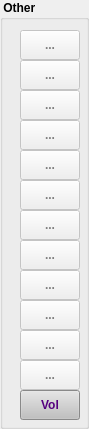
    <widget class="QGroupBox" name="bgOtherBox">
     <property name="palette">
      <palette>
       <active>
        <colorrole role="ButtonText">
         <brush brushstyle="SolidPattern">
          <color alpha="255">
           <red>85</red>
           <green>0</green>
           <blue>127</blue>
          </color>
         </brush>
        </colorrole>
       </active>
       <inactive>
        <colorrole role="ButtonText">
         <brush brushstyle="SolidPattern">
          <color alpha="255">
           <red>85</red>
           <green>0</green>
           <blue>127</blue>
          </color>
         </brush>
        </colorrole>
       </inactive>
       <disabled>
        <colorrole role="ButtonText">
         <brush brushstyle="SolidPattern">
          <color alpha="255">
           <red>128</red>
           <green>128</green>
           <blue>128</blue>
          </color>
         </brush>
        </colorrole>
       </disabled>
      </palette>
     </property>
     <property name="font">
      <font>
       <weight>75</weight>
       <bold>true</bold>
      </font>
     </property>
     <property name="title">
      <string> Other </string>
     </property>
     <widget class="QPushButton" name="pbA_2">
      <property name="enabled">
       <bool>false</bool>
      </property>
      <property name="geometry">
       <rect>
        <x>20</x>
        <y>60</y>
        <width>60</width>
        <height>30</height>
       </rect>
      </property>
      <property name="text">
       <string>...</string>
      </property>
      <property name="checkable">
       <bool>true</bool>
      </property>
      <property name="buttonGroupId" stdset="0">
       <number>2</number>
      </property>
     </widget>
     <widget class="QPushButton" name="pbA_9">
      <property name="enabled">
       <bool>false</bool>
      </property>
      <property name="geometry">
       <rect>
        <x>20</x>
        <y>270</y>
        <width>60</width>
        <height>30</height>
       </rect>
      </property>
      <property name="text">
       <string>...</string>
      </property>
      <property name="checkable">
       <bool>true</bool>
      </property>
      <property name="buttonGroupId" stdset="0">
       <number>9</number>
      </property>
     </widget>
     <widget class="QPushButton" name="pbA_4">
      <property name="enabled">
       <bool>false</bool>
      </property>
      <property name="geometry">
       <rect>
        <x>20</x>
        <y>120</y>
        <width>60</width>
        <height>30</height>
       </rect>
      </property>
      <property name="text">
       <string>...</string>
      </property>
      <property name="checkable">
       <bool>true</bool>
      </property>
      <property name="buttonGroupId" stdset="0">
       <number>4</number>
      </property>
     </widget>
     <widget class="QPushButton" name="pbA_10">
      <property name="enabled">
       <bool>false</bool>
      </property>
      <property name="geometry">
       <rect>
        <x>20</x>
        <y>300</y>
        <width>60</width>
        <height>30</height>
       </rect>
      </property>
      <property name="text">
       <string>...</string>
      </property>
      <property name="checkable">
       <bool>true</bool>
      </property>
      <property name="buttonGroupId" stdset="0">
       <number>10</number>
      </property>
     </widget>
     <widget class="QPushButton" name="pbA_6">
      <property name="enabled">
       <bool>false</bool>
      </property>
      <property name="geometry">
       <rect>
        <x>20</x>
        <y>180</y>
        <width>60</width>
        <height>30</height>
       </rect>
      </property>
      <property name="text">
       <string>...</string>
      </property>
      <property name="checkable">
       <bool>true</bool>
      </property>
      <property name="buttonGroupId" stdset="0">
       <number>6</number>
      </property>
     </widget>
     <widget class="QPushButton" name="pbA_3">
      <property name="enabled">
       <bool>false</bool>
      </property>
      <property name="geometry">
       <rect>
        <x>20</x>
        <y>90</y>
        <width>60</width>
        <height>30</height>
       </rect>
      </property>
      <property name="text">
       <string>...</string>
      </property>
      <property name="checkable">
       <bool>true</bool>
      </property>
      <property name="buttonGroupId" stdset="0">
       <number>3</number>
      </property>
     </widget>
     <widget class="QPushButton" name="pbA_5">
      <property name="enabled">
       <bool>false</bool>
      </property>
      <property name="geometry">
       <rect>
        <x>20</x>
        <y>150</y>
        <width>60</width>
        <height>30</height>
       </rect>
      </property>
      <property name="text">
       <string>...</string>
      </property>
      <property name="checkable">
       <bool>true</bool>
      </property>
      <property name="buttonGroupId" stdset="0">
       <number>5</number>
      </property>
     </widget>
     <widget class="QPushButton" name="pbA_0">
      <property name="geometry">
       <rect>
        <x>20</x>
        <y>390</y>
        <width>60</width>
        <height>30</height>
       </rect>
      </property>
      <property name="palette">
       <palette>
        <active>
         <colorrole role="WindowText">
          <brush brushstyle="SolidPattern">
           <color alpha="255">
            <red>0</red>
            <green>0</green>
            <blue>0</blue>
           </color>
          </brush>
         </colorrole>
         <colorrole role="Button">
          <brush brushstyle="SolidPattern">
           <color alpha="255">
            <red>192</red>
            <green>192</green>
            <blue>192</blue>
           </color>
          </brush>
         </colorrole>
         <colorrole role="Light">
          <brush brushstyle="SolidPattern">
           <color alpha="255">
            <red>255</red>
            <green>255</green>
            <blue>255</blue>
           </color>
          </brush>
         </colorrole>
         <colorrole role="Midlight">
          <brush brushstyle="SolidPattern">
           <color alpha="255">
            <red>223</red>
            <green>223</green>
            <blue>223</blue>
           </color>
          </brush>
         </colorrole>
         <colorrole role="Dark">
          <brush brushstyle="SolidPattern">
           <color alpha="255">
            <red>96</red>
            <green>96</green>
            <blue>96</blue>
           </color>
          </brush>
         </colorrole>
         <colorrole role="Mid">
          <brush brushstyle="SolidPattern">
           <color alpha="255">
            <red>55</red>
            <green>128</green>
            <blue>0</blue>
           </color>
          </brush>
         </colorrole>
         <colorrole role="Text">
          <brush brushstyle="SolidPattern">
           <color alpha="255">
            <red>0</red>
            <green>0</green>
            <blue>0</blue>
           </color>
          </brush>
         </colorrole>
         <colorrole role="BrightText">
          <brush brushstyle="SolidPattern">
           <color alpha="255">
            <red>255</red>
            <green>255</green>
            <blue>255</blue>
           </color>
          </brush>
         </colorrole>
         <colorrole role="ButtonText">
          <brush brushstyle="SolidPattern">
           <color alpha="255">
            <red>85</red>
            <green>0</green>
            <blue>127</blue>
           </color>
          </brush>
         </colorrole>
         <colorrole role="Base">
          <brush brushstyle="SolidPattern">
           <color alpha="255">
            <red>255</red>
            <green>255</green>
            <blue>255</blue>
           </color>
          </brush>
         </colorrole>
         <colorrole role="Window">
          <brush brushstyle="SolidPattern">
           <color alpha="255">
            <red>192</red>
            <green>192</green>
            <blue>192</blue>
           </color>
          </brush>
         </colorrole>
         <colorrole role="Shadow">
          <brush brushstyle="SolidPattern">
           <color alpha="255">
            <red>0</red>
            <green>0</green>
            <blue>0</blue>
           </color>
          </brush>
         </colorrole>
         <colorrole role="Highlight">
          <brush brushstyle="SolidPattern">
           <color alpha="255">
            <red>0</red>
            <green>128</green>
            <blue>128</blue>
           </color>
          </brush>
         </colorrole>
         <colorrole role="HighlightedText">
          <brush brushstyle="SolidPattern">
           <color alpha="255">
            <red>255</red>
            <green>255</green>
            <blue>255</blue>
           </color>
          </brush>
         </colorrole>
         <colorrole role="Link">
          <brush brushstyle="SolidPattern">
           <color alpha="255">
            <red>0</red>
            <green>0</green>
            <blue>0</blue>
           </color>
          </brush>
         </colorrole>
         <colorrole role="LinkVisited">
          <brush brushstyle="SolidPattern">
           <color alpha="255">
            <red>0</red>
            <green>0</green>
            <blue>0</blue>
           </color>
          </brush>
         </colorrole>
        </active>
        <inactive>
         <colorrole role="WindowText">
          <brush brushstyle="SolidPattern">
           <color alpha="255">
            <red>0</red>
            <green>0</green>
            <blue>0</blue>
           </color>
          </brush>
         </colorrole>
         <colorrole role="Button">
          <brush brushstyle="SolidPattern">
           <color alpha="255">
            <red>192</red>
            <green>192</green>
            <blue>192</blue>
           </color>
          </brush>
         </colorrole>
         <colorrole role="Light">
          <brush brushstyle="SolidPattern">
           <color alpha="255">
            <red>255</red>
            <green>255</green>
            <blue>255</blue>
           </color>
          </brush>
         </colorrole>
         <colorrole role="Midlight">
          <brush brushstyle="SolidPattern">
           <color alpha="255">
            <red>220</red>
            <green>220</green>
            <blue>220</blue>
           </color>
          </brush>
         </colorrole>
         <colorrole role="Dark">
          <brush brushstyle="SolidPattern">
           <color alpha="255">
            <red>96</red>
            <green>96</green>
            <blue>96</blue>
           </color>
          </brush>
         </colorrole>
         <colorrole role="Mid">
          <brush brushstyle="SolidPattern">
           <color alpha="255">
            <red>55</red>
            <green>128</green>
            <blue>0</blue>
           </color>
          </brush>
         </colorrole>
         <colorrole role="Text">
          <brush brushstyle="SolidPattern">
           <color alpha="255">
            <red>0</red>
            <green>0</green>
            <blue>0</blue>
           </color>
          </brush>
         </colorrole>
         <colorrole role="BrightText">
          <brush brushstyle="SolidPattern">
           <color alpha="255">
            <red>255</red>
            <green>255</green>
            <blue>255</blue>
           </color>
          </brush>
         </colorrole>
         <colorrole role="ButtonText">
          <brush brushstyle="SolidPattern">
           <color alpha="255">
            <red>85</red>
            <green>0</green>
            <blue>127</blue>
           </color>
          </brush>
         </colorrole>
         <colorrole role="Base">
          <brush brushstyle="SolidPattern">
           <color alpha="255">
            <red>255</red>
            <green>255</green>
            <blue>255</blue>
           </color>
          </brush>
         </colorrole>
         <colorrole role="Window">
          <brush brushstyle="SolidPattern">
           <color alpha="255">
            <red>192</red>
            <green>192</green>
            <blue>192</blue>
           </color>
          </brush>
         </colorrole>
         <colorrole role="Shadow">
          <brush brushstyle="SolidPattern">
           <color alpha="255">
            <red>0</red>
            <green>0</green>
            <blue>0</blue>
           </color>
          </brush>
         </colorrole>
         <colorrole role="Highlight">
          <brush brushstyle="SolidPattern">
           <color alpha="255">
            <red>0</red>
            <green>128</green>
            <blue>128</blue>
           </color>
          </brush>
         </colorrole>
         <colorrole role="HighlightedText">
          <brush brushstyle="SolidPattern">
           <color alpha="255">
            <red>255</red>
            <green>255</green>
            <blue>255</blue>
           </color>
          </brush>
         </colorrole>
         <colorrole role="Link">
          <brush brushstyle="SolidPattern">
           <color alpha="255">
            <red>0</red>
            <green>0</green>
            <blue>0</blue>
           </color>
          </brush>
         </colorrole>
         <colorrole role="LinkVisited">
          <brush brushstyle="SolidPattern">
           <color alpha="255">
            <red>0</red>
            <green>0</green>
            <blue>0</blue>
           </color>
          </brush>
         </colorrole>
        </inactive>
        <disabled>
         <colorrole role="WindowText">
          <brush brushstyle="SolidPattern">
           <color alpha="255">
            <red>128</red>
            <green>128</green>
            <blue>128</blue>
           </color>
          </brush>
         </colorrole>
         <colorrole role="Button">
          <brush brushstyle="SolidPattern">
           <color alpha="255">
            <red>192</red>
            <green>192</green>
            <blue>192</blue>
           </color>
          </brush>
         </colorrole>
         <colorrole role="Light">
          <brush brushstyle="SolidPattern">
           <color alpha="255">
            <red>255</red>
            <green>255</green>
            <blue>255</blue>
           </color>
          </brush>
         </colorrole>
         <colorrole role="Midlight">
          <brush brushstyle="SolidPattern">
           <color alpha="255">
            <red>220</red>
            <green>220</green>
            <blue>220</blue>
           </color>
          </brush>
         </colorrole>
         <colorrole role="Dark">
          <brush brushstyle="SolidPattern">
           <color alpha="255">
            <red>96</red>
            <green>96</green>
            <blue>96</blue>
           </color>
          </brush>
         </colorrole>
         <colorrole role="Mid">
          <brush brushstyle="SolidPattern">
           <color alpha="255">
            <red>55</red>
            <green>128</green>
            <blue>0</blue>
           </color>
          </brush>
         </colorrole>
         <colorrole role="Text">
          <brush brushstyle="SolidPattern">
           <color alpha="255">
            <red>0</red>
            <green>0</green>
            <blue>0</blue>
           </color>
          </brush>
         </colorrole>
         <colorrole role="BrightText">
          <brush brushstyle="SolidPattern">
           <color alpha="255">
            <red>255</red>
            <green>255</green>
            <blue>255</blue>
           </color>
          </brush>
         </colorrole>
         <colorrole role="ButtonText">
          <brush brushstyle="SolidPattern">
           <color alpha="255">
            <red>85</red>
            <green>0</green>
            <blue>127</blue>
           </color>
          </brush>
         </colorrole>
         <colorrole role="Base">
          <brush brushstyle="SolidPattern">
           <color alpha="255">
            <red>255</red>
            <green>255</green>
            <blue>255</blue>
           </color>
          </brush>
         </colorrole>
         <colorrole role="Window">
          <brush brushstyle="SolidPattern">
           <color alpha="255">
            <red>192</red>
            <green>192</green>
            <blue>192</blue>
           </color>
          </brush>
         </colorrole>
         <colorrole role="Shadow">
          <brush brushstyle="SolidPattern">
           <color alpha="255">
            <red>0</red>
            <green>0</green>
            <blue>0</blue>
           </color>
          </brush>
         </colorrole>
         <colorrole role="Highlight">
          <brush brushstyle="SolidPattern">
           <color alpha="255">
            <red>0</red>
            <green>128</green>
            <blue>128</blue>
           </color>
          </brush>
         </colorrole>
         <colorrole role="HighlightedText">
          <brush brushstyle="SolidPattern">
           <color alpha="255">
            <red>255</red>
            <green>255</green>
            <blue>255</blue>
           </color>
          </brush>
         </colorrole>
         <colorrole role="Link">
          <brush brushstyle="SolidPattern">
           <color alpha="255">
            <red>0</red>
            <green>0</green>
            <blue>0</blue>
           </color>
          </brush>
         </colorrole>
         <colorrole role="LinkVisited">
          <brush brushstyle="SolidPattern">
           <color alpha="255">
            <red>0</red>
            <green>0</green>
            <blue>0</blue>
           </color>
          </brush>
         </colorrole>
        </disabled>
       </palette>
      </property>
      <property name="toolTip">
       <string>Volume balance constraint</string>
      </property>
      <property name="text">
       <string>Vol</string>
      </property>
      <property name="checkable">
       <bool>true</bool>
      </property>
      <property name="checked">
       <bool>false</bool>
      </property>
      <property name="buttonGroupId" stdset="0">
       <number>0</number>
      </property>
     </widget>
     <widget class="QPushButton" name="pbA_12">
      <property name="enabled">
       <bool>false</bool>
      </property>
      <property name="geometry">
       <rect>
        <x>20</x>
        <y>360</y>
        <width>60</width>
        <height>30</height>
       </rect>
      </property>
      <property name="text">
       <string>...</string>
      </property>
      <property name="checkable">
       <bool>true</bool>
      </property>
      <property name="buttonGroupId" stdset="0">
       <number>12</number>
      </property>
     </widget>
     <widget class="QPushButton" name="pbA_7">
      <property name="enabled">
       <bool>false</bool>
      </property>
      <property name="geometry">
       <rect>
        <x>20</x>
        <y>210</y>
        <width>60</width>
        <height>30</height>
       </rect>
      </property>
      <property name="text">
       <string>...</string>
      </property>
      <property name="checkable">
       <bool>true</bool>
      </property>
      <property name="buttonGroupId" stdset="0">
       <number>7</number>
      </property>
     </widget>
     <widget class="QPushButton" name="pbA_8">
      <property name="enabled">
       <bool>false</bool>
      </property>
      <property name="geometry">
       <rect>
        <x>20</x>
        <y>240</y>
        <width>60</width>
        <height>30</height>
       </rect>
      </property>
      <property name="text">
       <string>...</string>
      </property>
      <property name="checkable">
       <bool>true</bool>
      </property>
      <property name="buttonGroupId" stdset="0">
       <number>8</number>
      </property>
     </widget>
     <widget class="QPushButton" name="pbA_1">
      <property name="enabled">
       <bool>false</bool>
      </property>
      <property name="geometry">
       <rect>
        <x>20</x>
        <y>30</y>
        <width>60</width>
        <height>30</height>
       </rect>
      </property>
      <property name="text">
       <string>...</string>
      </property>
      <property name="checkable">
       <bool>true</bool>
      </property>
      <property name="buttonGroupId" stdset="0">
       <number>1</number>
      </property>
     </widget>
     <widget class="QPushButton" name="pbA_11">
      <property name="enabled">
       <bool>false</bool>
      </property>
      <property name="geometry">
       <rect>
        <x>20</x>
        <y>330</y>
        <width>60</width>
        <height>30</height>
       </rect>
      </property>
      <property name="text">
       <string>...</string>
      </property>
      <property name="checkable">
       <bool>true</bool>
      </property>
      <property name="buttonGroupId" stdset="0">
       <number>11</number>
      </property>
     </widget>
    </widget>
